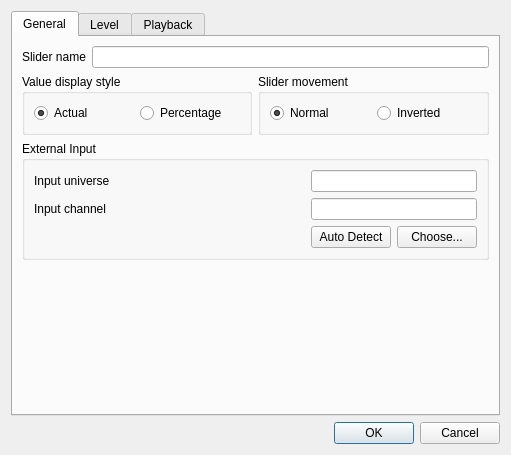
<?xml version="1.0" encoding="UTF-8"?>
<ui version="4.0">
 <class>VCSliderProperties</class>
 <widget class="QDialog" name="VCSliderProperties">
  <property name="geometry">
   <rect>
    <x>0</x>
    <y>0</y>
    <width>511</width>
    <height>455</height>
   </rect>
  </property>
  <property name="windowTitle">
   <string>Slider properties</string>
  </property>
  <layout class="QVBoxLayout">
   <item>
    <widget class="QTabWidget" name="tabWidget">
     <property name="toolTip">
      <string/>
     </property>
     <property name="currentIndex">
      <number>0</number>
     </property>
     <widget class="QWidget" name="General">
      <attribute name="title">
       <string>General</string>
      </attribute>
      <layout class="QGridLayout" name="gridLayout_2">
       <item row="0" column="0" colspan="2">
        <layout class="QHBoxLayout">
         <item>
          <widget class="QLabel" name="m_nameLabel">
           <property name="text">
            <string>Slider name</string>
           </property>
          </widget>
         </item>
         <item>
          <widget class="QLineEdit" name="m_nameEdit">
           <property name="toolTip">
            <string>Name of the slider</string>
           </property>
          </widget>
         </item>
        </layout>
       </item>
       <item row="1" column="0">
        <widget class="QGroupBox" name="m_valueGroup">
         <property name="title">
          <string>Value display style</string>
         </property>
         <layout class="QHBoxLayout" name="horizontalLayout_2">
          <item>
           <widget class="QRadioButton" name="m_valueExactRadio">
            <property name="toolTip">
             <string>Show exact DMX values</string>
            </property>
            <property name="text">
             <string>Actual</string>
            </property>
            <property name="checked">
             <bool>true</bool>
            </property>
           </widget>
          </item>
          <item>
           <widget class="QRadioButton" name="m_valuePercentageRadio">
            <property name="toolTip">
             <string>Show value as percentage</string>
            </property>
            <property name="text">
             <string>Percentage</string>
            </property>
           </widget>
          </item>
         </layout>
        </widget>
       </item>
       <item row="1" column="1">
        <widget class="QGroupBox" name="m_sliderMovementGroup">
         <property name="title">
          <string>Slider movement</string>
         </property>
         <layout class="QHBoxLayout" name="horizontalLayout_3">
          <item>
           <widget class="QRadioButton" name="m_sliderMovementNormalRadio">
            <property name="text">
             <string>Normal</string>
            </property>
            <property name="checked">
             <bool>true</bool>
            </property>
           </widget>
          </item>
          <item>
           <widget class="QRadioButton" name="m_sliderMovementInvertedRadio">
            <property name="text">
             <string>Inverted</string>
            </property>
           </widget>
          </item>
         </layout>
        </widget>
       </item>
       <item row="2" column="0" colspan="2">
        <widget class="QGroupBox" name="m_externalInputGroup">
         <property name="title">
          <string>External Input</string>
         </property>
         <layout class="QGridLayout" name="gridLayout">
          <item row="0" column="0">
           <widget class="QLabel" name="m_inputUniverseLabel">
            <property name="text">
             <string>Input universe</string>
            </property>
           </widget>
          </item>
          <item row="0" column="1" colspan="2">
           <widget class="QLineEdit" name="m_inputUniverseEdit">
            <property name="toolTip">
             <string>The input universe that sends data to this widget</string>
            </property>
            <property name="readOnly">
             <bool>true</bool>
            </property>
           </widget>
          </item>
          <item row="1" column="0">
           <widget class="QLabel" name="m_inputChannelLabel">
            <property name="text">
             <string>Input channel</string>
            </property>
           </widget>
          </item>
          <item row="1" column="1" colspan="2">
           <widget class="QLineEdit" name="m_inputChannelEdit">
            <property name="toolTip">
             <string>The particular input channel within the input universe that sends data to this widget</string>
            </property>
            <property name="readOnly">
             <bool>true</bool>
            </property>
           </widget>
          </item>
          <item row="2" column="0">
           <spacer name="horizontalSpacer">
            <property name="orientation">
             <enum>Qt::Horizontal</enum>
            </property>
            <property name="sizeHint" stdset="0">
             <size>
              <width>298</width>
              <height>20</height>
             </size>
            </property>
           </spacer>
          </item>
          <item row="2" column="2">
           <widget class="QPushButton" name="m_chooseInputButton">
            <property name="toolTip">
             <string>Choose an external input universe &amp; channel that this widget should listen to</string>
            </property>
            <property name="text">
             <string>Choose...</string>
            </property>
           </widget>
          </item>
          <item row="2" column="1">
           <widget class="QPushButton" name="m_autoDetectInputButton">
            <property name="toolTip">
             <string>When toggled, you can move an external slider/knob to assign it to this virtual console slider.</string>
            </property>
            <property name="text">
             <string>Auto Detect</string>
            </property>
            <property name="checkable">
             <bool>true</bool>
            </property>
           </widget>
          </item>
         </layout>
        </widget>
       </item>
       <item row="3" column="0" colspan="2">
        <spacer>
         <property name="orientation">
          <enum>Qt::Vertical</enum>
         </property>
         <property name="sizeHint" stdset="0">
          <size>
           <width>20</width>
           <height>40</height>
          </size>
         </property>
        </spacer>
       </item>
      </layout>
     </widget>
     <widget class="QWidget" name="Level">
      <attribute name="title">
       <string>Level</string>
      </attribute>
      <layout class="QVBoxLayout" name="verticalLayout_2">
       <item>
        <widget class="QGroupBox" name="m_levelValueRangeGroup">
         <property name="title">
          <string>Value range</string>
         </property>
         <layout class="QHBoxLayout">
          <item>
           <widget class="QLabel" name="m_levelLowLimitLabel">
            <property name="text">
             <string>Low limit</string>
            </property>
           </widget>
          </item>
          <item>
           <widget class="QSpinBox" name="m_levelLowLimitSpin">
            <property name="toolTip">
             <string>Lowest DMX value that can be set with this slider</string>
            </property>
            <property name="maximum">
             <number>255</number>
            </property>
           </widget>
          </item>
          <item>
           <widget class="QLabel" name="m_levelHighLimitLabel">
            <property name="text">
             <string>High limit</string>
            </property>
           </widget>
          </item>
          <item>
           <widget class="QSpinBox" name="m_levelHighLimitSpin">
            <property name="toolTip">
             <string>Highest DMX value that can be set with this slider</string>
            </property>
            <property name="maximum">
             <number>255</number>
            </property>
            <property name="value">
             <number>255</number>
            </property>
           </widget>
          </item>
          <item>
           <spacer>
            <property name="orientation">
             <enum>Qt::Horizontal</enum>
            </property>
            <property name="sizeHint" stdset="0">
             <size>
              <width>40</width>
              <height>0</height>
             </size>
            </property>
           </spacer>
          </item>
          <item>
           <widget class="QPushButton" name="m_levelCapabilityButton">
            <property name="enabled">
             <bool>false</bool>
            </property>
            <property name="toolTip">
             <string>Set value range from the selected capability</string>
            </property>
            <property name="text">
             <string>From capability</string>
            </property>
           </widget>
          </item>
         </layout>
        </widget>
       </item>
       <item>
        <widget class="QTreeWidget" name="m_levelList">
         <property name="alternatingRowColors">
          <bool>true</bool>
         </property>
         <property name="selectionMode">
          <enum>QAbstractItemView::SingleSelection</enum>
         </property>
         <property name="allColumnsShowFocus">
          <bool>true</bool>
         </property>
         <column>
          <property name="text">
           <string>Name</string>
          </property>
         </column>
         <column>
          <property name="text">
           <string>Type</string>
          </property>
         </column>
         <column>
          <property name="text">
           <string>Range</string>
          </property>
         </column>
        </widget>
       </item>
       <item>
        <layout class="QHBoxLayout">
         <item>
          <widget class="QPushButton" name="m_levelAllButton">
           <property name="toolTip">
            <string>Select all channels</string>
           </property>
           <property name="text">
            <string>All</string>
           </property>
          </widget>
         </item>
         <item>
          <widget class="QPushButton" name="m_levelNoneButton">
           <property name="toolTip">
            <string>Unselect everything</string>
           </property>
           <property name="text">
            <string>None</string>
           </property>
          </widget>
         </item>
         <item>
          <widget class="QPushButton" name="m_levelInvertButton">
           <property name="toolTip">
            <string>Invert selection</string>
           </property>
           <property name="text">
            <string>Invert</string>
           </property>
          </widget>
         </item>
         <item>
          <spacer>
           <property name="orientation">
            <enum>Qt::Horizontal</enum>
           </property>
           <property name="sizeHint" stdset="0">
            <size>
             <width>40</width>
             <height>0</height>
            </size>
           </property>
          </spacer>
         </item>
         <item>
          <widget class="QPushButton" name="m_levelByGroupButton">
           <property name="toolTip">
            <string>Choose channels by channel group</string>
           </property>
           <property name="text">
            <string>By group...</string>
           </property>
          </widget>
         </item>
        </layout>
       </item>
       <item>
        <widget class="QGroupBox" name="m_clickngoGroup">
         <property name="sizePolicy">
          <sizepolicy hsizetype="Preferred" vsizetype="Minimum">
           <horstretch>0</horstretch>
           <verstretch>0</verstretch>
          </sizepolicy>
         </property>
         <property name="title">
          <string>Click &amp;&amp; Go</string>
         </property>
         <layout class="QHBoxLayout" name="horizontalLayout_4">
          <item>
           <widget class="QRadioButton" name="m_cngNoneCheck">
            <property name="text">
             <string>None</string>
            </property>
            <property name="checked">
             <bool>true</bool>
            </property>
           </widget>
          </item>
          <item>
           <widget class="QRadioButton" name="m_cngColorCheck">
            <property name="text">
             <string>Intensity</string>
            </property>
           </widget>
          </item>
          <item>
           <widget class="QRadioButton" name="m_cngRGBCheck">
            <property name="text">
             <string>RGB</string>
            </property>
           </widget>
          </item>
          <item>
           <widget class="QRadioButton" name="m_cngPresetCheck">
            <property name="text">
             <string>Gobo/Effect/Macro</string>
            </property>
           </widget>
          </item>
         </layout>
        </widget>
       </item>
       <item>
        <spacer name="m_levelSpacer">
         <property name="orientation">
          <enum>Qt::Vertical</enum>
         </property>
         <property name="sizeHint" stdset="0">
          <size>
           <width>20</width>
           <height>0</height>
          </size>
         </property>
        </spacer>
       </item>
       <item>
        <widget class="QPushButton" name="m_switchToLevelModeButton">
         <property name="toolTip">
          <string>Make the slider control the level of a set of channels</string>
         </property>
         <property name="text">
          <string>Switch to Level Mode</string>
         </property>
        </widget>
       </item>
      </layout>
     </widget>
     <widget class="QWidget" name="Playback">
      <attribute name="title">
       <string>Playback</string>
      </attribute>
      <layout class="QVBoxLayout" name="verticalLayout">
       <item>
        <widget class="QGroupBox" name="m_playbackFunctionGroup">
         <property name="title">
          <string>Function</string>
         </property>
         <layout class="QHBoxLayout" name="horizontalLayout">
          <item>
           <widget class="QLineEdit" name="m_playbackFunctionEdit">
            <property name="toolTip">
             <string>Function that is attached to the slider</string>
            </property>
            <property name="readOnly">
             <bool>true</bool>
            </property>
           </widget>
          </item>
          <item>
           <widget class="QToolButton" name="m_attachPlaybackFunctionButton">
            <property name="toolTip">
             <string>Attach a function to the slider</string>
            </property>
            <property name="text">
             <string notr="true">...</string>
            </property>
            <property name="icon">
             <iconset resource="qlcui.qrc">
              <normaloff>:/attach.png</normaloff>:/attach.png</iconset>
            </property>
            <property name="iconSize">
             <size>
              <width>32</width>
              <height>32</height>
             </size>
            </property>
           </widget>
          </item>
          <item>
           <widget class="QToolButton" name="m_detachPlaybackFunctionButton">
            <property name="toolTip">
             <string>Detach the current function from the slider</string>
            </property>
            <property name="text">
             <string notr="true">...</string>
            </property>
            <property name="icon">
             <iconset resource="qlcui.qrc">
              <normaloff>:/detach.png</normaloff>:/detach.png</iconset>
            </property>
            <property name="iconSize">
             <size>
              <width>32</width>
              <height>32</height>
             </size>
            </property>
           </widget>
          </item>
         </layout>
        </widget>
       </item>
       <item>
        <spacer name="m_playbackSpacer">
         <property name="orientation">
          <enum>Qt::Vertical</enum>
         </property>
         <property name="sizeHint" stdset="0">
          <size>
           <width>20</width>
           <height>0</height>
          </size>
         </property>
        </spacer>
       </item>
       <item>
        <widget class="QPushButton" name="m_switchToPlaybackModeButton">
         <property name="toolTip">
          <string>Make the slider control a function</string>
         </property>
         <property name="text">
          <string>Switch to Playback Mode</string>
         </property>
        </widget>
       </item>
      </layout>
     </widget>
    </widget>
   </item>
   <item>
    <widget class="QDialogButtonBox" name="m_buttonBox">
     <property name="orientation">
      <enum>Qt::Horizontal</enum>
     </property>
     <property name="standardButtons">
      <set>QDialogButtonBox::Cancel|QDialogButtonBox::Ok</set>
     </property>
    </widget>
   </item>
  </layout>
 </widget>
 <resources>
  <include location="qlcui.qrc"/>
  <include location="qlcui.qrc"/>
 </resources>
 <connections>
  <connection>
   <sender>m_buttonBox</sender>
   <signal>accepted()</signal>
   <receiver>VCSliderProperties</receiver>
   <slot>accept()</slot>
   <hints>
    <hint type="sourcelabel">
     <x>257</x>
     <y>402</y>
    </hint>
    <hint type="destinationlabel">
     <x>157</x>
     <y>274</y>
    </hint>
   </hints>
  </connection>
  <connection>
   <sender>m_buttonBox</sender>
   <signal>rejected()</signal>
   <receiver>VCSliderProperties</receiver>
   <slot>reject()</slot>
   <hints>
    <hint type="sourcelabel">
     <x>325</x>
     <y>402</y>
    </hint>
    <hint type="destinationlabel">
     <x>286</x>
     <y>274</y>
    </hint>
   </hints>
  </connection>
 </connections>
</ui>
